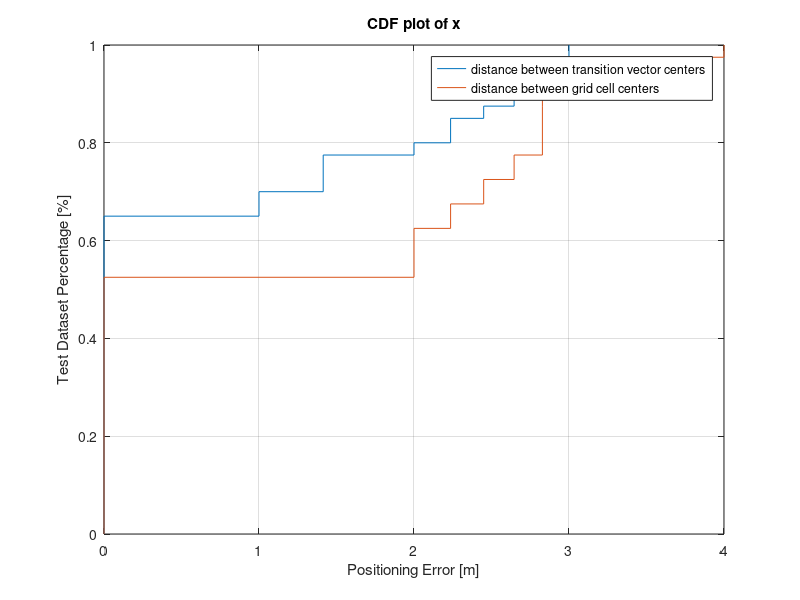

Recreate this plot in MATLAB.
clear all;
rng('default')  % For reproducibility
y = [2.8284 0 0 2.4495 0 0 2.6458 2.6458 0 3 0 0 0 2 0 0 0 0 1.4142 0 1.4142 0 0 0 0 1 0 0 0 0 1.4142 1 0 0 0 2.2361 3 0 2.2361 0];
cdfplot(y)
hold on
y1 = [2.8284 2.82842 2.8284 0 2.4495 2.4495 2.6458 2.6458 0 4 0 2.2361 0 0 0 0 2 0 2.2361 0 3 0 0 3 0 2.8284 0 0 0 0 2 2.8284 0 0 0 3 2 0 2 0];
% x = linspace(1:1:31);
% plot(x,y1)
cdfplot(y1)
legend('distance between transition vector centers','distance between grid cell centers','Location','best')
xlabel('Positioning Error [m]');
ylabel('Test Dataset Percentage [%]');
hold off